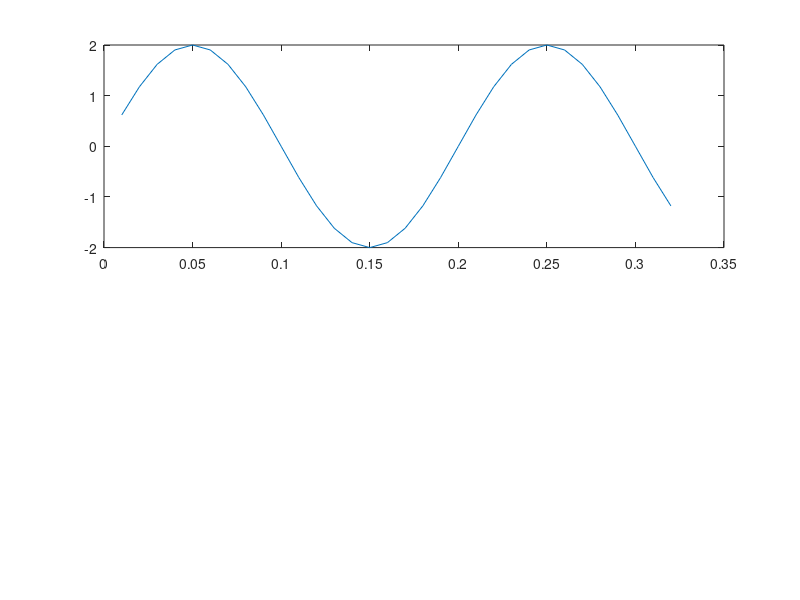

Source code (MATLAB): (Note: this script raises an error after producing the figure.)
clear all;
close all;

%initialize arbitrary function
f1 = input('enter frequency 1 ==> \n');
f2 = input('enter frequency 2 ==> \n');
power = input('enter a power n, for 2^n data points ==> \n');

t = .01:.01:.01*2^power;
x = sin(f1*2*pi*t) + sin(f2*2*pi*t);
fsamp = 100;
N = length(x);

%data
figure;
subplot(2,1,1)
plot(t,x)

%myFFT
test = myFFT(x);
test = 20*log10(abs(test));
freqDiv=fsamp/N;
freq = freqDiv*(0:N/2-1);

subplot(2,1,2)
plot(freq, test(1:N/2))
hold on;

actual = fft(x);
actual = 20*log10(abs(actual));
plot(freq, actual(1:N/2))

%MSE calculation
sumxe = 0;
for i = 1:N/2 %only first half
    sumxe = sumxe + ((test(i)-actual(i)).^2); %accumulate
end
MSE = sumxe/(N/2) %MSE